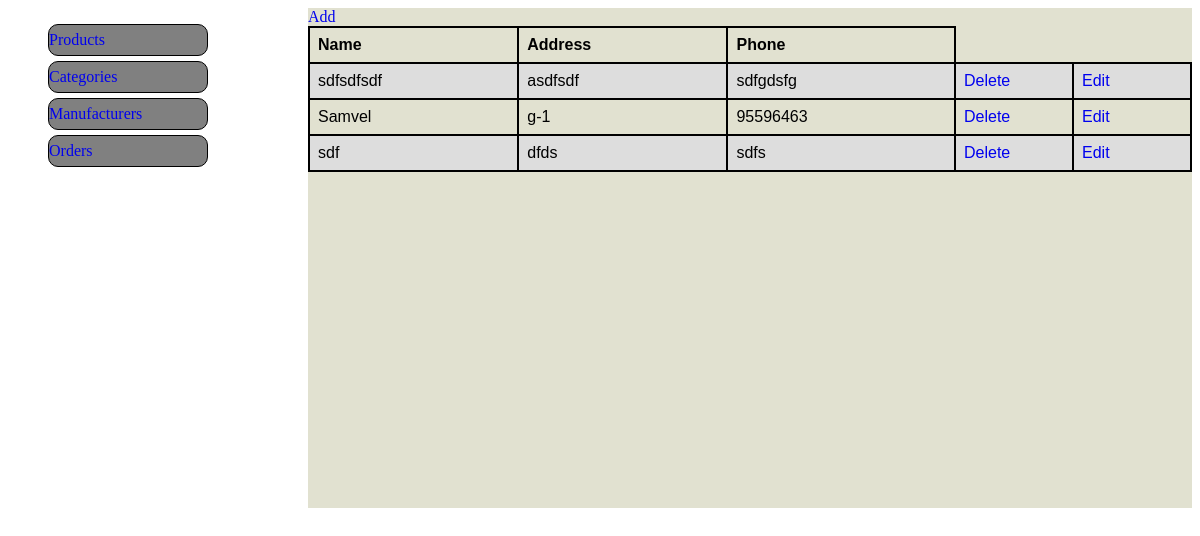
/admin/manufacturers.php, run on the app's committed database.
### tables this page shows
CREATE TABLE `manufacturers` (
  `id` int(11) NOT NULL,
  `name` varchar(22) NOT NULL,
  `address` varchar(255) NOT NULL,
  `phone` varchar(22) NOT NULL
);

### admin/manufacturers.php (the view, shortened to what this page needs)
<?php
require_once('../classes/manufacturer.class.php');
?>
<!DOCTYPE html>
<html lang="en">
<head>
	<link rel="stylesheet" type="text/css" href="../css/styles.css">
</head>
<body>
	<div class="menu">
		<ul>
			<li><a href="products.php">Products</a></li>
			<li><a href="categories.php">Categories</a></li>
			<li><a href="manufacturers.php">Manufacturers</a></li>
			<li><a href="orders.php">Orders</a></li>
		</ul>
	</div>
	<div class="main">
		<a class="add" href="addmanufacturer.php">Add</a><br>
		<table>
			<tr>
				<th>Name</th>
				<th>Address</th>
				<th>Phone</th>
			</tr>
		<?php
			$stmt = $pdo->prepare("SELECT * FROM manufacturers");
			$stmt->execute([]);
			while($m = $stmt->fetch()){
				echo "<tr>";
				echo "<td>".$m['name']."</td>";
				echo "<td>".$m['address']."</td>";
				echo "<td>".$m['phone']."</td>";
				echo "<td class='delete'><a href='manufacturers.php?action=del&manId=".$m['id']."'>Delete</a>";
				echo "<td class='edit'><a href='manufacturers.php?action=edit&manId=".$m['id']."'>Edit</a>";
				echo "</tr>";
			}
		?>
		</table>
	</div>
</body>
</html>

### css/styles.css (style rules this page uses)
li { list-style: none; line-height: 30px; background-color: gray; border: 1px solid black; border-radius: 10px; margin-bottom: 5px; }
a { text-decoration: none; }
.menu { width: 200px; position: fixed; }
.main { overflow-y: scroll; background-color: #e1e1d0; margin-left: 300px; height: 500px; }
.edit, .delete { width: 100px; }
table { font-family: arial, sans-serif; border-collapse: collapse; width: 100%; }
td, th { border: 2px solid black; text-align: left; padding: 8px; }
tr:nth-child(even) { background-color: #dddddd; }

### data on the page
manufacturers: name "sdfsdfsdf", address "asdfsdf", phone "sdfgdsfg"
manufacturers: name "Samvel", address "g-1", phone "95596463"
manufacturers: name "sdf", address "dfds", phone "sdfs"
